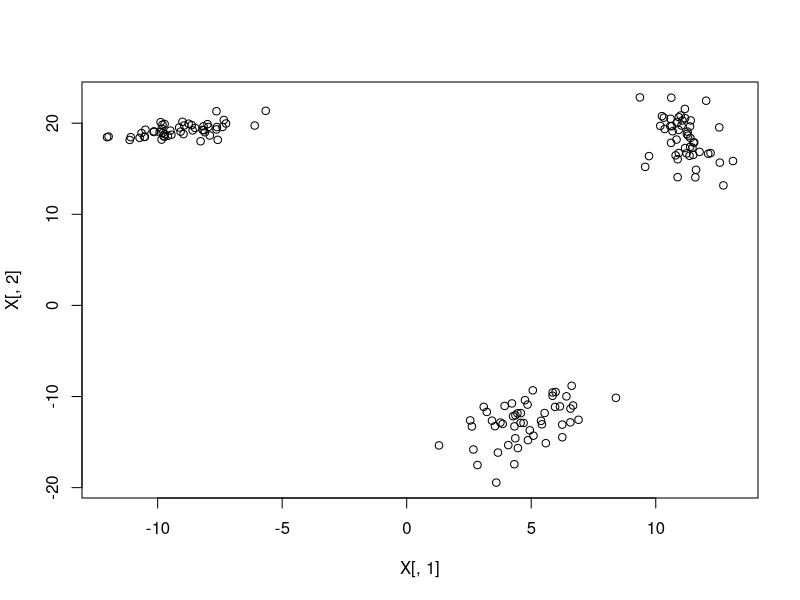
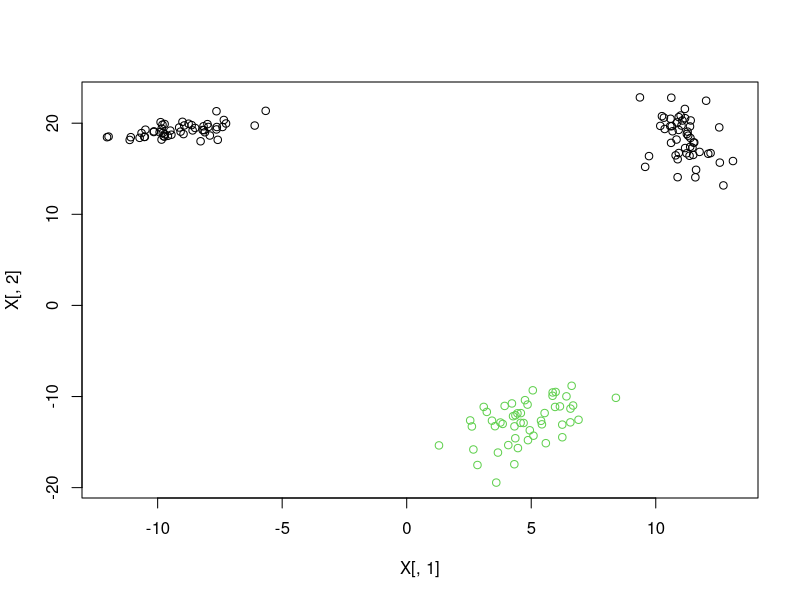
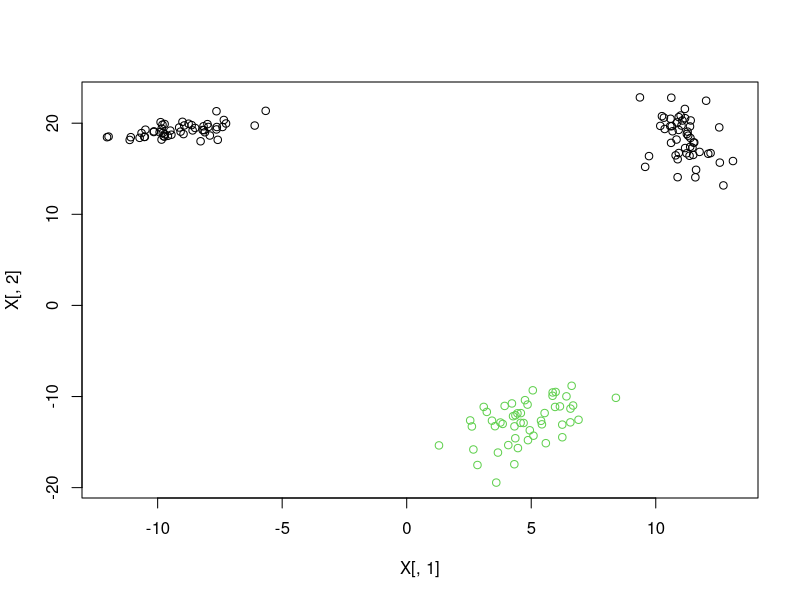
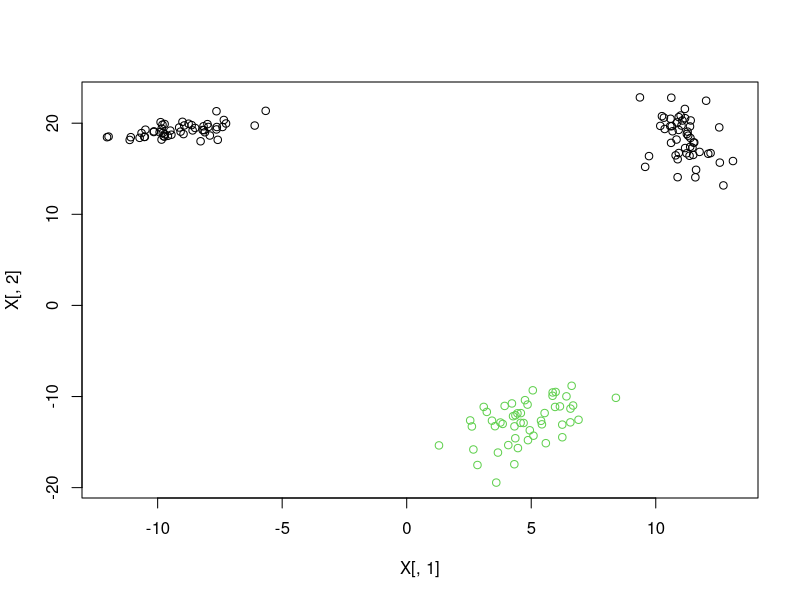
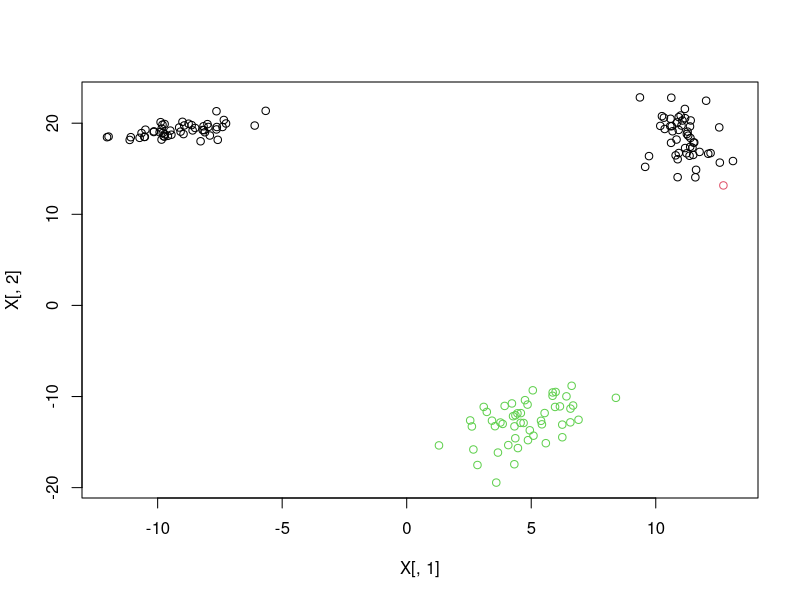
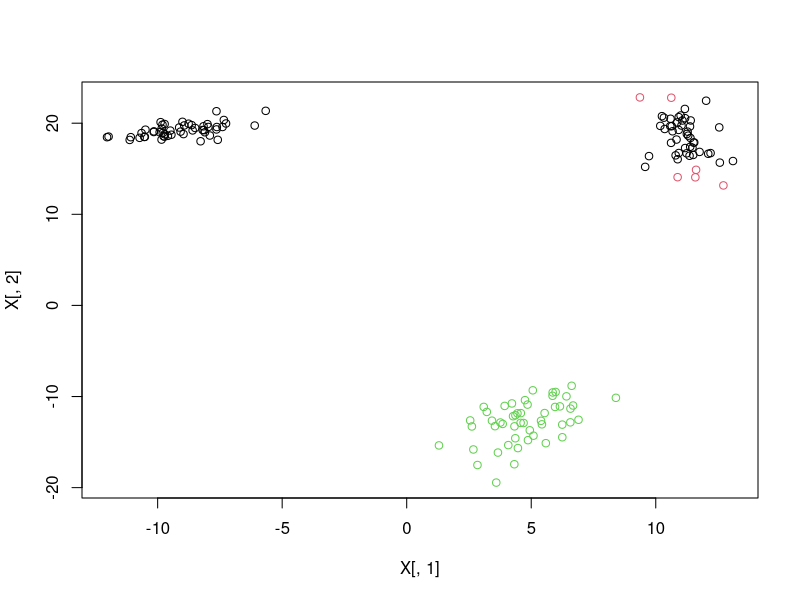
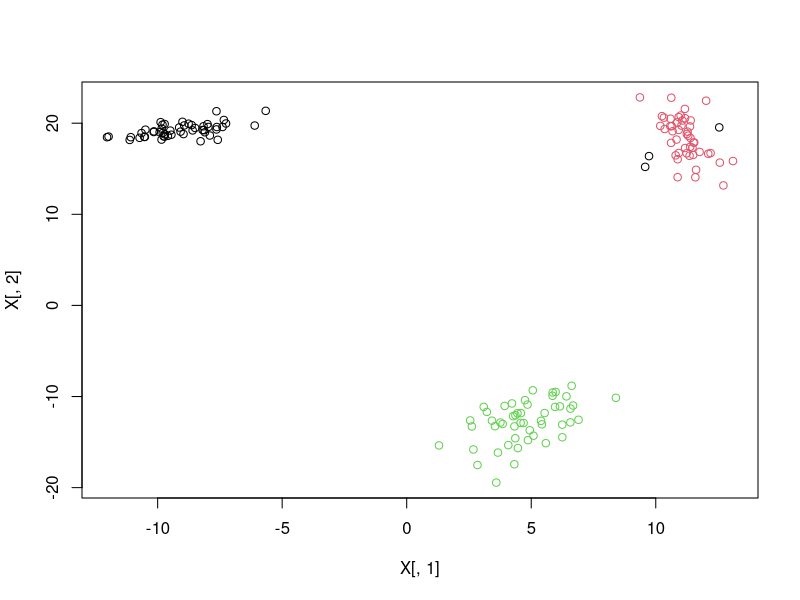
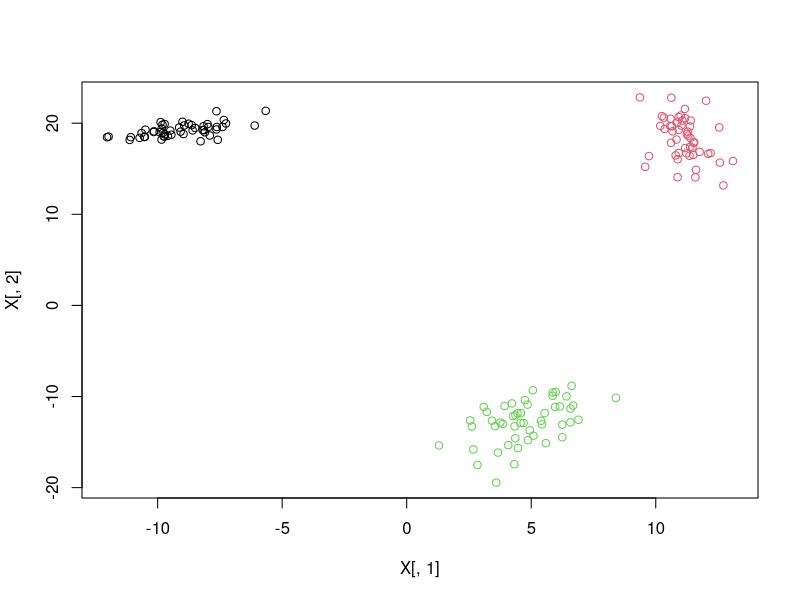

Write R code to recreate these figures, in order.

n = 50			# points for each cluster
K = 3			# number of clusters
D = 2;			# dimension of points
iterations = 100;	# iterations of em algorithm

library(mvtnorm);
N = K*n;		# total number of pts. 
cent = array(10*rnorm(K*D),c(K,D));  # cent[k,] is center of kth cluster
T = array(rnorm(K*D*D),c(K,D,D));    # T[k,,] is transformation used in generating kth cluster
X = matrix(0,nrow=D,ncol=0);	     # matrix holding the points
for (k in 1:K) {
    m = cent[k,];
    t = T[k,,];
    for (i in 1:n) X = cbind(X,t %*% rnorm(D)+m);  # each point adds a new columen
}
X = t(X);  # take transpose so the rows are the observations (as usual)
plot(X[,1],X[,2]);	       # what did we get??
Sigma = array(0,c(K,D,D));     # Sigma[k,,] will be kth covariance
for (k in 1:K) Sigma[k,,] = 10*diag(D);  # initialze to be large (non informative)
mu = array(rnorm(K*D),c(K,D));	# mu[,] is kth mean
p = rep(1/K,K);			# initialization of the class probabilities
pi = matrix(0,N,K);		# pi[i,k] is the prob of ith example being from kth class
M = rep(0,K);
cluster = rep(0,N);		# cluster[i] is the cluster (in 1 .. K) estimated for ith point
for (j in  1:iterations) {
    for (i in 1:N) {
    	for (k in 1:K) pi[i,k] = p[k]*dmvnorm(X[i,],mu[k,],Sigma[k,,])  # dmvnorm is normal density
	pi[i,] = pi[i,] / sum(pi[i,]);	# the posterior probabilities using current parameters
	cluster[i] = which.max(pi[i,]);  # assign each point to most likely cluster
    }
    for (k in 1:K) {
    	M[k] = sum(pi[,k]);	# estimated count of examples from kth cluster
	p[k] = M[k]/N;		# estimated proportion belonging to kth class
	mu[k,] = 0;		
	Sigma[k,,]=0;
	for (i in 1:N)  mu[k,] = mu[k,] + (pi[i,k]/M[k])*X[i,];  # reestimate mu[k,] and Sigma[k,,]
        for (i in 1:N) Sigma[k,,] = Sigma[k,,] + (pi[i,k]/M[k])*(X[i,] - mu[k,]) %*% t(X[i,]-mu[k,]);  
    }
    plot(X[,1],X[,2],col=cluster);  # do this for more than 3 clusters
#    points(proto,pch='x',col=1:K,cex=3);   	 # plot cluster centers as well
#      plot(X[,1],X[,2],col = rgb(pi[,1],pi[,2],pi[,3]));   # when we have 3 clusters do this
      # pi[1,] pi[,2], pi[,3] are the probs of classes 1,2,3.  Make colors that reflect the likelihood of the
      # classes.  
      # if probs are (1,0,0) use red
      # if probs are (0,1,0) use green
      # if probs are (0,0,1) use blue
      # ow mix these colors using the 3 probabilities 

    readline();   # wait for use input
}




